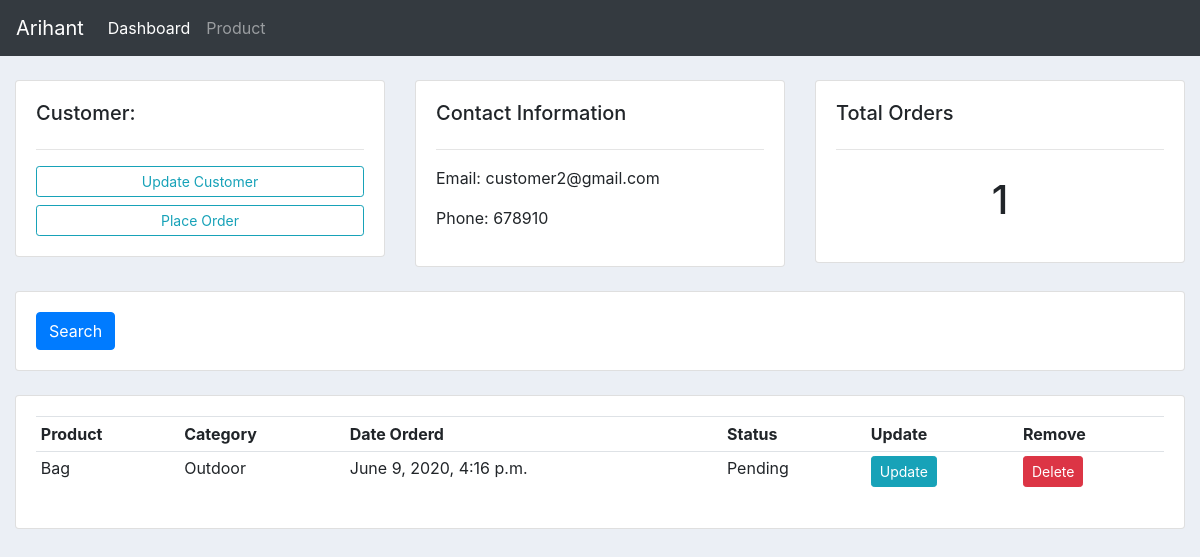
The app's page /customer/2/ with its own data.
### account/models.py (models this page shows, shortened)
class Customer(models.Model):
    name = models.CharField(max_length=200,null=True)
    phone = models.CharField(max_length=200,null=True)
    email = models.CharField(max_length=200,null=True)
    date_created = models.DateTimeField(auto_now_add=True,null=True)

class Order(models.Model):
    STATUS=(
        ('Pending','Pending'),
        ('Out for delivery','Out for delivery'),
        ('Delivered','Delivered'),
    )
    customer = models.ForeignKey(Customer,null=True,on_delete=models.SET_NULL)
    product = models.ForeignKey(Product,null=True,on_delete=models.SET_NULL)
    date_created = models.DateTimeField(auto_now_add=True,null=True)
    status = models.CharField(max_length=200,null=True,choices=STATUS)

class Product(models.Model):
    CATEGORY=(
        ('Indoor','Indoor'),
        ('Outdoor','Outdoor'),
    )
    name = models.CharField(max_length=200,null=True)
    price = models.FloatField(null=True)
    category = models.CharField(max_length=200,null=True,choices = CATEGORY)
    desciption = models.CharField(max_length=200,null=True)
    date_created = models.DateTimeField(auto_now_add=True,null=True)
    tags = models.ManyToManyField(Tag)
    def __str__(self):
        return self.name

### account/views.py (the view)
# urls.py: path('customer/<str:pk>/',views.customer,name='customer'),
def customer(request,pk):
    customer = Customer.objects.get(id=pk)
    order = customer.order_set.all()
    total_order =  order.count()
    context={'order':order,
    'customer':customer,
    'product':product,
    'total_order':total_order}
    return render(request,'account/customer.html',context)

### account/templates/account/customer.html
{% extends 'account/main.html' %}
{% block content %}
<br>
<div class="row">
	<div class="col-md">
		<div class="card card-body">
			<h5>Customer:</h5>
			<hr>
			<a class="btn btn-outline-info  btn-sm btn-block" href="">Update Customer</a>
			<a class="btn btn-outline-info  btn-sm btn-block" href="{% url 'create_order' customer.id %}">Place Order</a>
		</div>
	</div>
	<div class="col-md">
		<div class="card card-body">
			<h5>Contact Information</h5>
			<hr>
			<p>Email: {{customer.email}}</p>
			<p>Phone: {{customer.phone}}</p>
		</div>
	</div>
	<div class="col-md">
		<div class="card card-body">
			<h5>Total Orders</h5>
			<hr>
			<h1 style="text-align: center;padding: 10px">{{ total_order }}</h1>
		</div>
	</div>
</div>
<br>
<div class="row">
	<div class="col">
		<div class="card card-body">
			<form method="get">
		    <button class="btn btn-primary" type="submit">Search</button>
		  </form>
		</div>
	</div>
</div>
<br>
<div class="row">
	<div class="col-md">
		<div class="card card-body">
			<table class="table table-sm">
				<tr>
					<th>Product</th>
					<th>Category</th>
					<th>Date Orderd</th>
					<th>Status</th>
					<th>Update</th>
					<th>Remove</th>
				</tr>
				{% for i in order%}
					<tr>
						<td>{{i.product}}</td>
						<td>{{i.product.category}}</td>
						<td>{{i.date_created}}</td>
						<td>{{i.status}}</td>
						<td><a class="btn btn-sm btn-info" href="{% url 'update_order' i.id %}">Update</a></td>
						<td><a class="btn btn-sm btn-danger" href="{% url 'delete_order' i.id %}">Delete</a></td>
					</tr>
				{% endfor %}
			</table>
		</div>
	</div>
</div>
{% endblock content%}

### static/css/style.css (style rules this page uses)
body { background-color: #ebeff5; }

### records on screen
Customer: email "customer2@gmail.com", phone "678910"
Order: product "Bag", product.category "Outdoor", date_created "June 9, 2020, 4:16 p.m.", status "Pending"

### other values on screen
{{ total_order }} "1"
